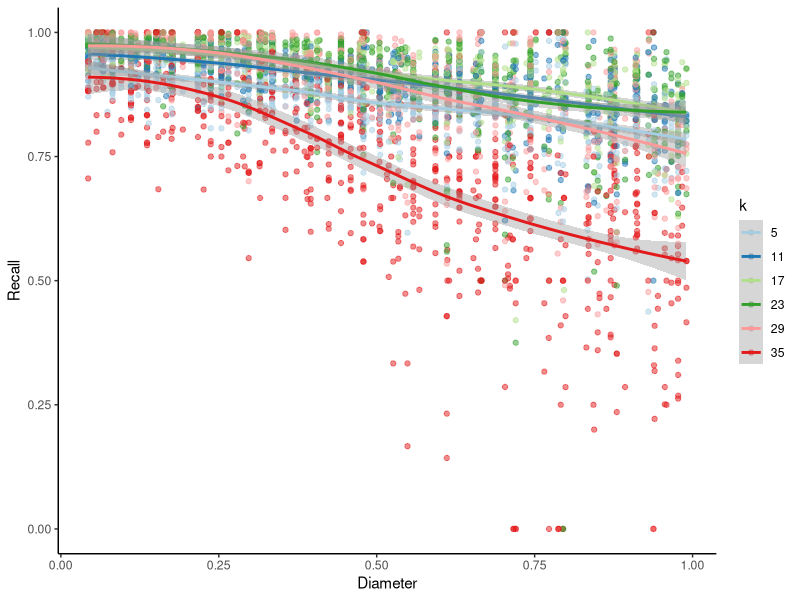
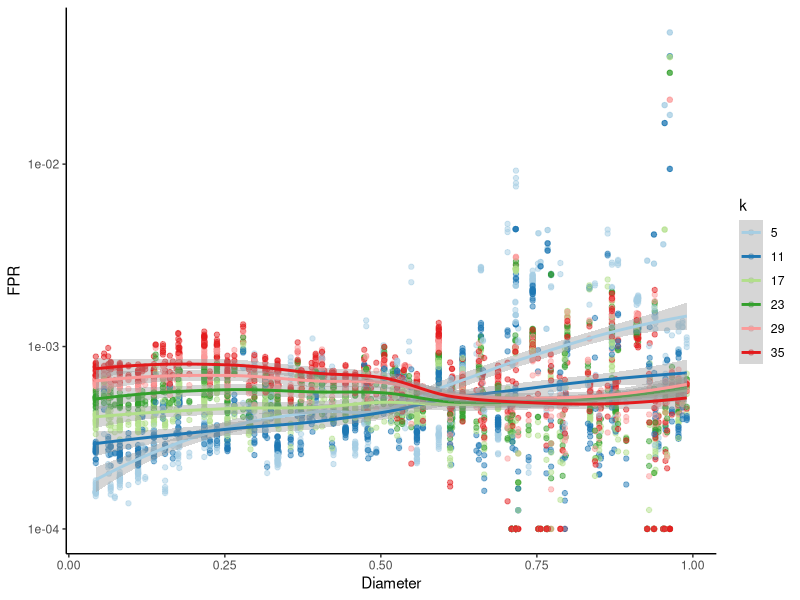
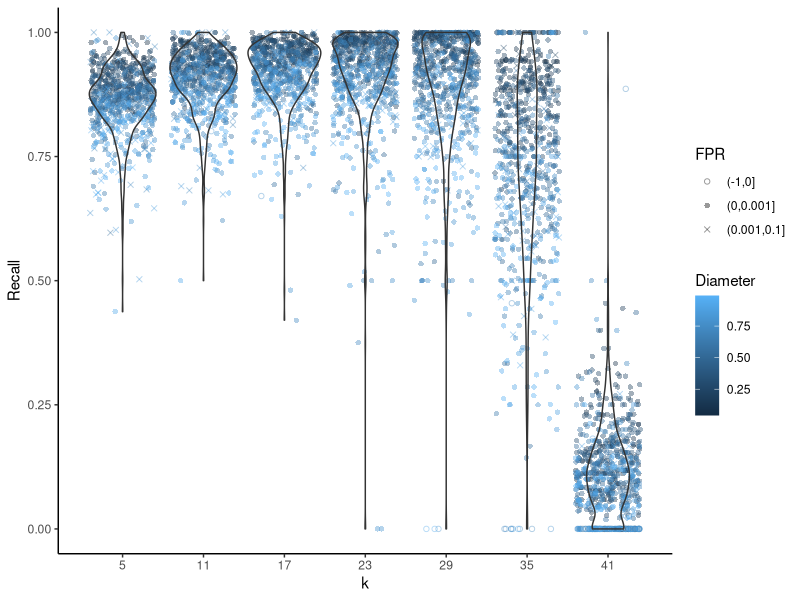
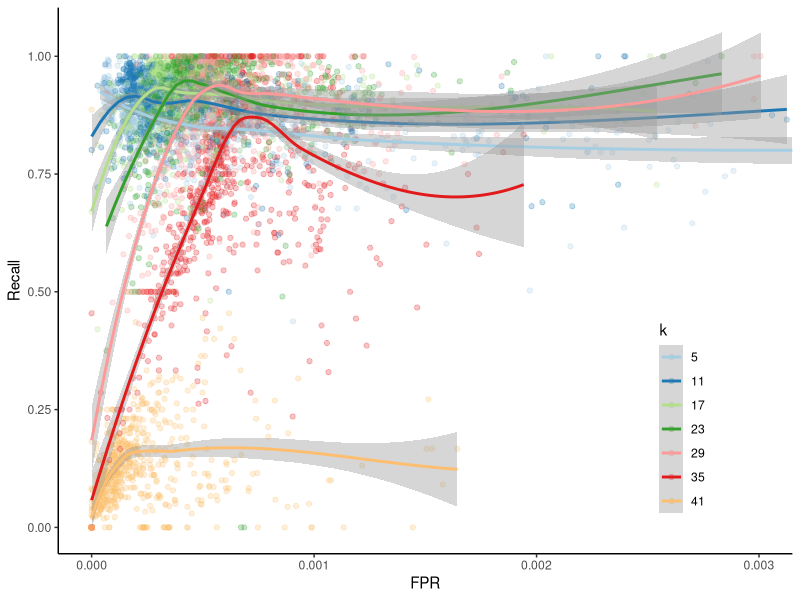
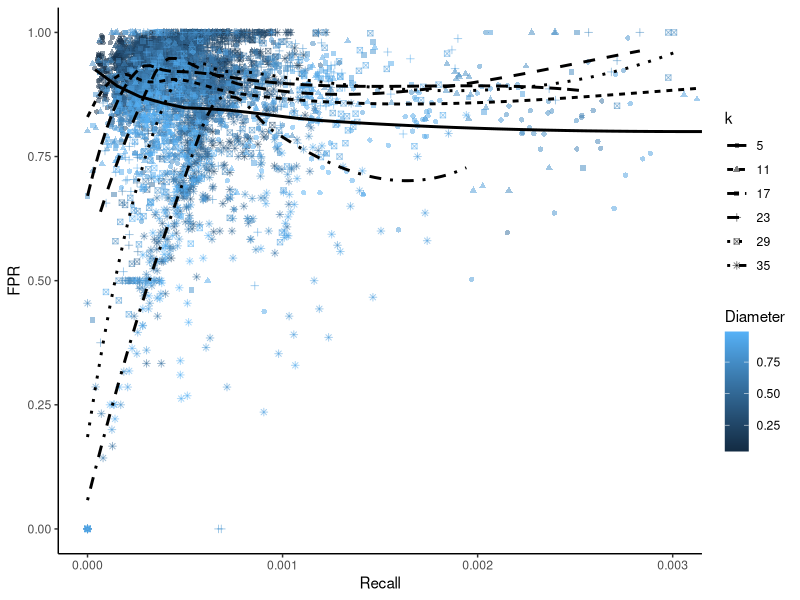
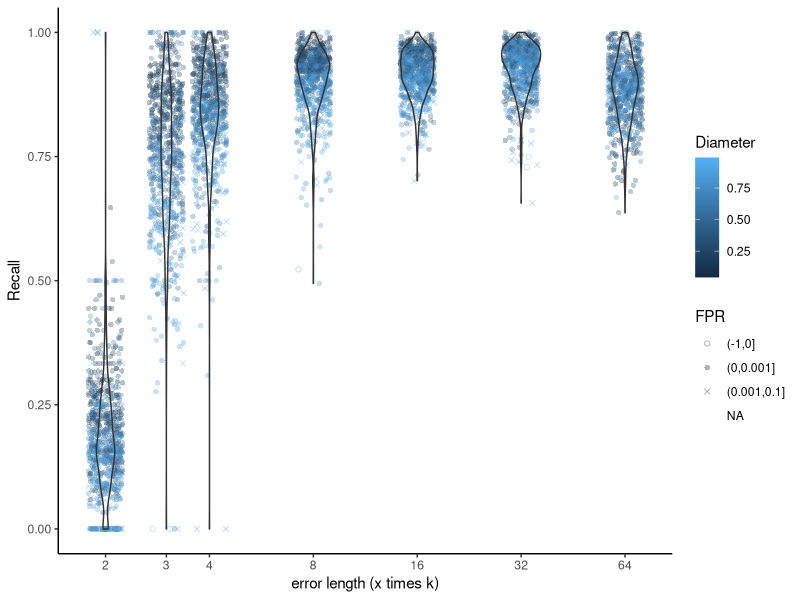
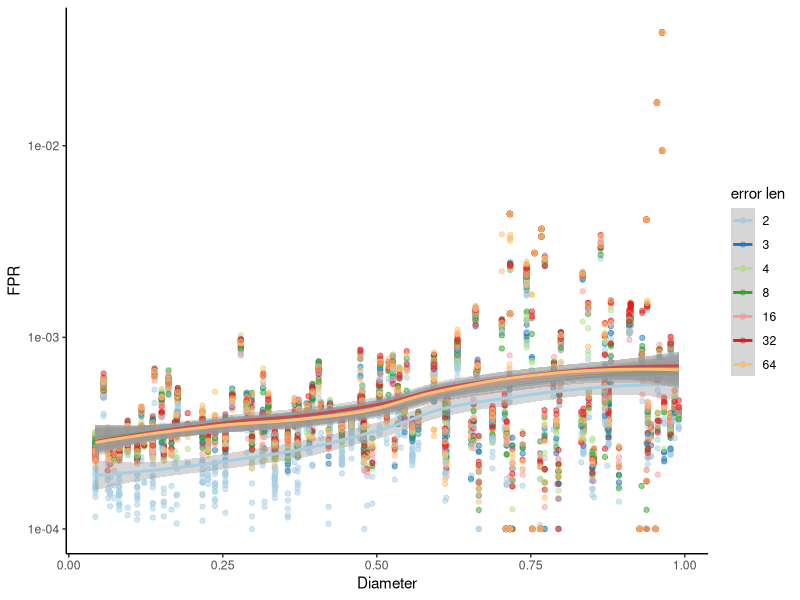
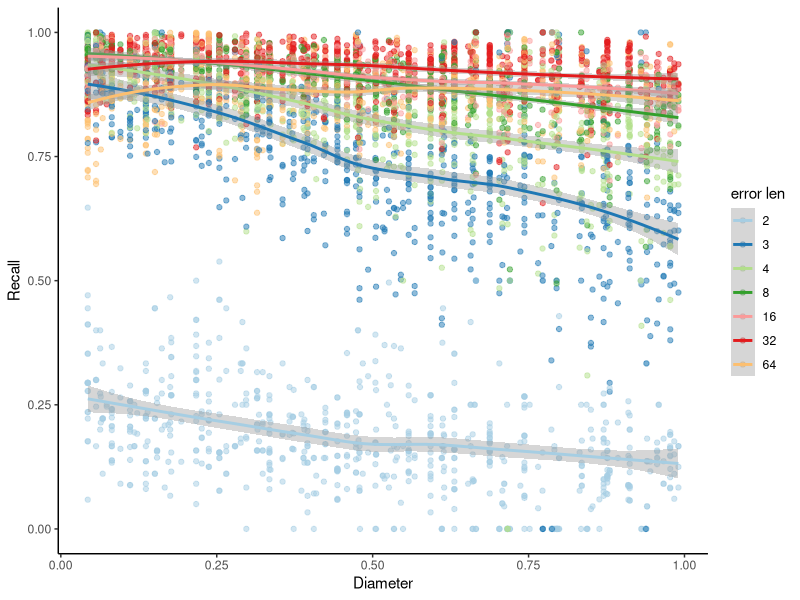

R code for these plots, in order:
require(ggplot2); require(scales); require(reshape2)
d=(read.csv("allres.csv",sep="\t",header=F))
names(d) <- c("E","DR","V3","DR2","V5","Diameter","PD","N","varname","var","V11","Rep","FP","FN","TP","TN")

nlabels = c("1","2%","5%","10%","20%")

ggplot(aes(x=Diameter,y=TP/(TP+FN), 
           color=as.factor(var)),data=d[d$E=="16S.B_K" & d$var<39,])+geom_point(alpha=0.5)+
  theme_classic()+geom_smooth()+scale_y_continuous("Recall")+
  scale_shape(name="")+scale_color_brewer(palette = "Paired",name="k")
ggsave("Recall-k.pdf",width = 6,height = 6)


ggplot(aes(x=Diameter,y=FP/(FP+TN)+0.0001, 
      color=as.factor(var)),data=d[d$E=="16S.B_K" & d$var<39,])+geom_point(alpha=0.5)+
  theme_classic()+geom_smooth()+
  scale_shape(name="")+scale_color_brewer(palette = "Paired",name="k")+scale_y_log10(name="FPR")
ggsave("FPR-k.pdf",width = 6,height = 6)

ggplot(aes(x=var,y=TP/(TP+FN), shape=cut((FP/(FP+TN)),breaks=c(-1,0,0.001,0.1,1)),
           color=Diameter),data=d[d$E=="16S.B_K" & d$var<45,])+geom_jitter(alpha=0.4)+geom_violin(aes(group=var),fill=NA)+
  theme_classic()+scale_x_continuous(breaks = c(5,11,17,23,29,35,41),name="k")+
  scale_y_continuous(name="Recall")+scale_shape_manual(name="FPR",values=c(1,16,4))
ggsave("violion-k.pdf",width = 6,height = 6)

ggplot(aes(x=FP/(FP+TN),y=TP/(TP+FN), 
           color=as.factor(var)),data=d[d$E=="16S.B_K" & d$var<42,])+
  geom_point(alpha=0.25)+geom_smooth()+
  theme_classic()+theme(legend.position = c(.85,.25))+
  scale_shape(name="")+scale_color_brewer(palette = "Paired",name="k")+coord_cartesian(xlim=c(0,0.003))+
  scale_x_continuous(name="FPR")+scale_y_continuous("Recall")
ggsave("ROC-k.pdf",width = 6,height = 6)

ggplot(aes(x=FP/(FP+TN),y=TP/(TP+FN), 
           shape=as.factor(var), linetype=as.factor(var),colour=Diameter),data=d[d$E=="16S.B_K" & d$var<39,])+
  geom_point(alpha=0.5)+geom_smooth(se=F,color="black")+
  theme_classic()+#theme(legend.position = c(.85,.25))+
  scale_shape(name="k")+scale_linetype(name="k")+
  coord_cartesian(xlim=c(0,0.003))+
  scale_x_continuous(name="Recall")+scale_y_continuous("FPR")
ggsave("ROC-k-2.pdf",width = 6,height = 6)


ggplot(aes(x=var,y=TP/(TP+FN), shape=cut((FP/(FP+TN)),breaks=c(-1,0,0.001,0.1,1)),
           color=Diameter),data=d[d$E=="16S.B_ErrLen" ,])+geom_jitter(alpha=0.3)+geom_violin(aes(group=var),fill=NA)+
  theme_classic()+scale_x_log10(breaks=c(2,3,4,8,16,32,64),name="error length (x times k)")+
  scale_y_continuous(name="Recall")+scale_shape_manual(name="FPR",values=c(1,16,4,3))
ggsave("violion-len.pdf",width = 6,height = 6)

ggplot(aes(x=Diameter,y=FP/(FP+TN)+0.0001, 
           color=as.factor(var)),data=d[d$E=="16S.B_ErrLen",])+geom_point(alpha=0.5)+
  theme_classic()+geom_smooth()+
  scale_shape(name="")+scale_color_brewer(palette = "Paired",name="error len")+scale_y_log10(name="FPR")
ggsave("FPR-errlen.pdf",width = 6,height = 6)



ggplot(aes(x=Diameter,y=TP/(TP+FN), 
           color=as.factor(var)),data=d[d$E=="16S.B_ErrLen",])+geom_point(alpha=0.5)+
  theme_classic()+geom_smooth()+scale_y_continuous("Recall")+
  scale_shape(name="")+scale_color_brewer(palette = "Paired",name="error len")
ggsave("Recall-errlen.pdf",width = 6,height = 6)


ggplot(aes(x=as.factor(100/((var!=N)*var+(var==N)*100)),group=as.factor(100/((var!=N)*var+(var==N)*100)),y=TP/(TP+FN), 
           color=cut(Diameter,breaks=5), shape=cut((FP/(FP+TN)),breaks=c(-1,0,0.001,0.1,1))),
       data=d[d$E=="16S.B_NumErrSeq" ,])+
  geom_jitter(alpha=0.4)+geom_violin(fill=NA)+
  theme_classic()+scale_x_discrete(name="Number of sequences with error",labels=nlabels)+
  scale_y_continuous(name="Recall")+scale_shape_manual(name="FPR",values=c(1,16,4))+scale_color_brewer(name="Diameter",palette = "Dark2")
ggsave("violion-N.pdf",width = 6,height = 6)


ggplot(aes(x=Diameter,y=FP/(FP+TN)+0.00001, 
           color=as.factor(100/((var!=N)*var+(var==N)*100))),data=d[d$E=="16S.B_NumErrSeq" ,])+geom_point(alpha=0.5)+
  theme_classic()+geom_smooth()+
  scale_shape(name="")+scale_color_brewer(palette = "Paired",name="n")+scale_y_log10(name="FPR")
ggsave("FPR-N.pdf",width = 6,height = 6)

ggplot(aes(x=Diameter,y=TP/(TP+FN), group= as.factor(100/((var!=N)*var+(var==N)*100)),
           color=as.factor(100/((var!=N)*var+(var==N)*100)), shape=cut((FP/(FP+TN)),breaks=c(-1,0,0.001,0.1,1))),
       data=d[d$E=="16S.B_NumErrSeq" ,])+geom_point(alpha=0.5)+
  theme_classic()+geom_smooth()+scale_shape_manual(name="FPR",values=c(1,16,4))+
  scale_color_brewer(palette = "Paired",name="n",labels=nlabels)+
  scale_y_continuous(name="Recall")+coord_cartesian(ylim=c(0.35,1))
ggsave("Recall-N.pdf",width = 6,height = 6)


ggplot(aes(x=FP/(FP+TN),y=TP/(TP+FN), 
           color=as.factor(100/((var!=N)*var+(var==N)*100))),data=d[d$E=="16S.B_NumErrSeq",])+
  geom_point(alpha=0.25)+#geom_smooth(se=F)+
  theme_classic()+theme(legend.position = c(.85,.25))+
  scale_shape(name="")+scale_color_brewer(palette = "Paired",name="n",labels=nlabels)+coord_cartesian(xlim=c(0,0.003))+
  scale_x_continuous(name="FPR")+scale_y_continuous("Recall")
ggsave("ROC-n.pdf",width = 6,height = 6)

ggplot(aes(x=FP/(FP+TN),y=TP/(TP+FN), 
           shape=as.factor(100/((var!=N)*var+(var==N)*100)),colour=Diameter),data=d[d$E=="16S.B_NumErrSeq",])+
  geom_point(alpha=0.5)+
  theme_classic()+#theme(legend.position = c(.85,.25))+
  scale_shape(name="n",labels=nlabels)+scale_linetype(name="n",labels=nlabels)+
  coord_cartesian(xlim=c(0,0.003))+
  scale_x_continuous(name="Recall")+scale_y_continuous("FPR")
ggsave("ROC-n-2.pdf",width = 6,height = 6)

summ_roc <- function(d2,form) {
  ad2 = dcast(d2, form ,fun.aggregate=sum,value.var = c("FP"))
  ad2=cbind(dcast(d2, form ,fun.aggregate=sum,value.var = c("FP")),
            dcast(d2, form ,fun.aggregate=sum,value.var = c("FN"))[,length(ad2)],
            dcast(d2, form ,fun.aggregate=sum,value.var = c("TP"))[,length(ad2)],
            dcast(d2, form ,fun.aggregate=sum,value.var = c("TN"))[,length(ad2)]
            )
  names(ad2)[(length(names(ad2))-3):(length(names(ad2)))]=c("FP","FN","TP","TN")
  ad2
}


d2=d[d$E=="16S.B_NumErrSeq",]
d2$n=with(d2,as.factor(100/((var!=N)*var+(var==N)*100)))

ggplot(aes(x=FP/(FP+TN),y=TP/(TP+FN), shape=n),data=summ_roc(d2,n~.))+
  geom_point(alpha=1)+
  theme_light()+theme(legend.position = c(.85,.25))+
  scale_shape(name="n",labels=nlabels)+
  scale_x_continuous(name="FPR",labels=percent)+scale_y_continuous("Recall")
ggsave("sum-N.pdf",width=4,height = 4)

ggplot(aes(x=FP/(FP+TN),y=TP/(TP+FN), 
           color=as.factor(var)),data=summ_roc(d[d$E=="16S.B_K" & d$var<45,],var~.))+
  geom_point(alpha=1)+
  theme_light()+theme(legend.position = c(.85,.35))+
  scale_shape(name="k")+scale_color_brewer(name="k",palette = "Paired")+
  scale_x_continuous(name="FPR",labels=percent)+scale_y_continuous("Recall")
ggsave("sum-k.pdf",width=4,height = 4)


ggplot(aes(x=FP/(FP+TN),y=TP/(TP+FN), 
           color=as.factor(var)),data=summ_roc(d[d$E=="16S.B_ErrLen",],var~.))+
  geom_point(alpha=1)+
  theme_light()+theme(legend.position = c(.85,.35))+
  scale_shape(name="k")+scale_color_brewer(name="error len",palette = "Paired")+
  scale_x_continuous(name="FPR",labels=percent)+scale_y_continuous("Recall")
ggsave("sum-len.pdf",width=4,height = 4)

options(digits = 2)
ggplot(aes(x=FP/(FP+TN),y=TP/(TP+FN), 
           color=as.factor(var),shape=`cut(Diameter, breaks = c(0, 0.1, 0.2, 0.5, 0.8, 1), right = F)`),data=summ_roc(d[d$E=="16S.B_ErrLen",],
                                                                        var+cut(Diameter, breaks = c(0, 0.1, 0.2, 0.5, 0.8, 1), right = F)~.))+
  geom_point(alpha=1)+
  theme_light()+theme(legend.position = "right")+
  scale_shape(name="Diameter")+scale_color_brewer(name="Error len",palette = "Paired",labels = function(x) (paste(x,"k(=11)")))+
  scale_x_continuous(name="FPR",labels=percent)+
  scale_y_continuous("Recall",labels=percent,breaks = c(0.2,0.4,0.6,0.8,1))+coord_cartesian(ylim=c(0.13,1))
ggsave("sum-len-diam.pdf",width=5,height = 4.2)

ad3 =  summ_roc(d2,n~.) 
ad3$var=8
ad3 = rbind(ad3,data.frame(n=5,summ_roc(d[d$E=="16S.B_ErrLen",],var~.))[,c(1,3:6,2)])

ggplot(aes(x=FP/(FP+TN),y=TP/(TP+FN), 
           color=as.factor(var),shape=as.factor(n)),data=ad3)+
  geom_point(alpha=1)+
  theme_light()+theme()+
  scale_shape(name="n",labels=nlabels)+
  scale_color_brewer(name="error len",palette = "Paired",labels = function(x) (paste(x,"k")))+
  scale_x_continuous(name="FPR",labels=percent)+
  scale_y_continuous("Recall",labels=percent,breaks = c(0.2,0.4,0.6,0.8,1))+coord_cartesian(ylim=c(0.2,1))
ggsave("sum-len-n.pdf",width=4.5,height = 4)



